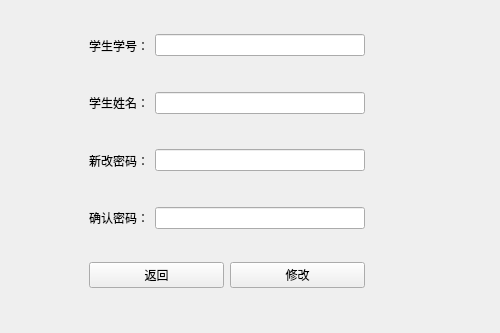
<?xml version="1.0" encoding="UTF-8"?>
<ui version="4.0">
 <class>ModifyStudentPassword</class>
 <widget class="QWidget" name="ModifyStudentPassword">
  <property name="geometry">
   <rect>
    <x>0</x>
    <y>0</y>
    <width>500</width>
    <height>333</height>
   </rect>
  </property>
  <property name="windowTitle">
   <string>Form</string>
  </property>
  <widget class="QWidget" name="widget_5" native="true">
   <property name="geometry">
    <rect>
     <x>80</x>
     <y>20</y>
     <width>294</width>
     <height>281</height>
    </rect>
   </property>
   <layout class="QVBoxLayout" name="verticalLayout">
    <item>
     <widget class="QWidget" name="widget_2" native="true">
      <layout class="QHBoxLayout" name="horizontalLayout_2">
       <item>
        <widget class="QLabel" name="label">
         <property name="text">
          <string>学生学号：</string>
         </property>
        </widget>
       </item>
       <item>
        <widget class="QLineEdit" name="lineEdit_stuid">
         <property name="echoMode">
          <enum>QLineEdit::Normal</enum>
         </property>
        </widget>
       </item>
      </layout>
     </widget>
    </item>
    <item>
     <widget class="QWidget" name="widget_6" native="true">
      <layout class="QHBoxLayout" name="horizontalLayout_5">
       <item>
        <widget class="QLabel" name="label_4">
         <property name="text">
          <string>学生姓名：</string>
         </property>
        </widget>
       </item>
       <item>
        <widget class="QLineEdit" name="lineEdit_sname">
         <property name="readOnly">
          <bool>true</bool>
         </property>
        </widget>
       </item>
      </layout>
     </widget>
    </item>
    <item>
     <widget class="QWidget" name="widget_3" native="true">
      <layout class="QHBoxLayout" name="horizontalLayout_3">
       <item>
        <widget class="QLabel" name="label_2">
         <property name="text">
          <string>新改密码：</string>
         </property>
        </widget>
       </item>
       <item>
        <widget class="QLineEdit" name="lineEdit_newPass">
         <property name="echoMode">
          <enum>QLineEdit::PasswordEchoOnEdit</enum>
         </property>
        </widget>
       </item>
      </layout>
     </widget>
    </item>
    <item>
     <widget class="QWidget" name="widget_4" native="true">
      <layout class="QHBoxLayout" name="horizontalLayout_4">
       <item>
        <widget class="QLabel" name="label_3">
         <property name="text">
          <string>确认密码：</string>
         </property>
        </widget>
       </item>
       <item>
        <widget class="QLineEdit" name="lineEdit_againPass">
         <property name="echoMode">
          <enum>QLineEdit::PasswordEchoOnEdit</enum>
         </property>
        </widget>
       </item>
      </layout>
     </widget>
    </item>
    <item>
     <widget class="QWidget" name="widget" native="true">
      <layout class="QHBoxLayout" name="horizontalLayout">
       <item>
        <widget class="QPushButton" name="pushButton_back">
         <property name="text">
          <string>返回</string>
         </property>
        </widget>
       </item>
       <item>
        <widget class="QPushButton" name="pushButton_submit">
         <property name="text">
          <string>修改</string>
         </property>
        </widget>
       </item>
      </layout>
     </widget>
    </item>
   </layout>
  </widget>
  <widget class="QWidget" name="widget_7" native="true">
   <property name="geometry">
    <rect>
     <x>110</x>
     <y>300</y>
     <width>294</width>
     <height>281</height>
    </rect>
   </property>
   <layout class="QVBoxLayout" name="verticalLayout_2">
    <item>
     <widget class="QWidget" name="widget_8" native="true">
      <layout class="QHBoxLayout" name="horizontalLayout_6"/>
     </widget>
    </item>
    <item>
     <widget class="QWidget" name="widget_9" native="true">
      <layout class="QHBoxLayout" name="horizontalLayout_7"/>
     </widget>
    </item>
    <item>
     <widget class="QWidget" name="widget_10" native="true">
      <layout class="QHBoxLayout" name="horizontalLayout_8"/>
     </widget>
    </item>
    <item>
     <widget class="QWidget" name="widget_11" native="true">
      <layout class="QHBoxLayout" name="horizontalLayout_9"/>
     </widget>
    </item>
    <item>
     <widget class="QWidget" name="widget_12" native="true">
      <layout class="QHBoxLayout" name="horizontalLayout_10">
       <item>
        <widget class="QPushButton" name="pushButton_back_2">
         <property name="text">
          <string>返回</string>
         </property>
        </widget>
       </item>
       <item>
        <widget class="QPushButton" name="pushButton_submit_2">
         <property name="text">
          <string>修改</string>
         </property>
        </widget>
       </item>
      </layout>
     </widget>
    </item>
   </layout>
  </widget>
 </widget>
 <resources/>
 <connections/>
</ui>
